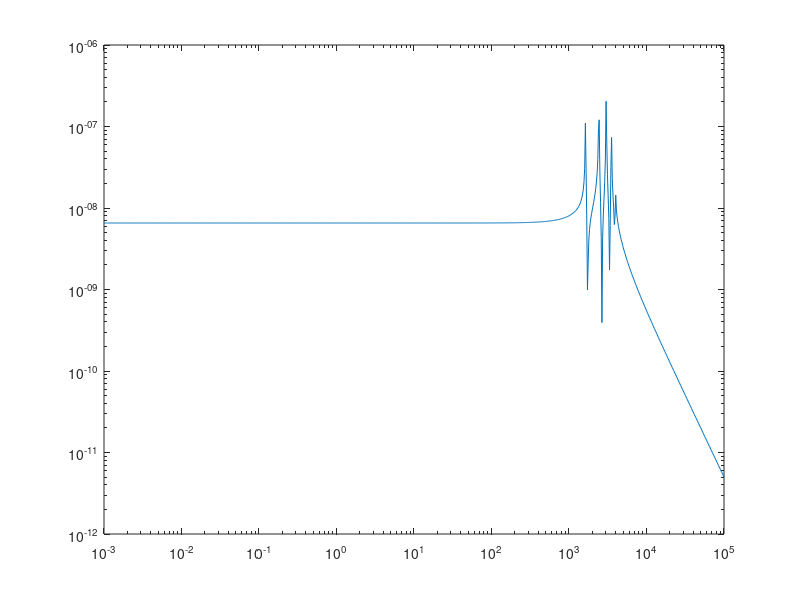

MATLAB code to generate this figure:
%% Acoustic Wave Propagation using Wave Equation
% Model generation and reduction of acoustic wave propogation using the wave
% equation, i.e. 
% 
% $$ \ddot{p}=K \nabla^2 p $$
%
% where $p$ represents pressure and $K = - \rho c^2$, where $\rho$ is the
% uniform density and $c$ is the speed of sound in the medium.
% In this version we will avoid state space and instead interpolate the
% transfer function.
 
%% Semi-discretization
% In order to perform model reduction, we first want to develop a model for
% our system which looks like:
% 
% $$ \mathbf{M \ddot{p}} + \mathbf{ D \dot{x}} + \mathbf{ K p} = \mathbf{B u}(t) $$
%  
% We start by semi-discretizing the wave equation in space; this transforms
% the laplacian, which contains spacial first derivatives, into a
% collection of finite differences, i.e. 
% 
% $$ \nabla^2 p(i,j) = \frac{p(i+1,j)-2 p(i,j)+p(i-1,j)}{(\Delta x)^2} +
% \frac{p(i,j+1)-2 p(i,j)+p(i,j-1)}{(\Delta y)^2} $$
% 
% <matlab:web('https://en.wikipedia.org/wiki/Finite_difference_method#Example:_The_Laplace_operator','-browser') Laplacian Finite Difference Wikipedia>
% 
% This transforms the wave equation from a 2nd order PDE into m*n 2nd order
% coupled ODEs, where the xy grid size is m by n. The laplacian is turned
% into the coefficient matrix $\mathbf{K}$, which can be deduced from the
% discretization shown above.
% 
%% Formulating the coefficient matrix $\mathbf{K}$
% Define grid size and spacing (square for now)
clear; close all; clc;
rho=1.2; c=345;
% rho=-1; c=1;

n=3; m=n;
dx=.25; dy=dx;
fullDim=m*n;

%%
% Populate the coefficient matrix $\mathbf{K}$, i.e. the discretized laplacian operator
r=-[-2/dx^2-2/dy^2 1/dy^2 zeros(1, m-2) 1/dx^2 zeros(1,fullDim-(m+1))];
K=rho * c^2 * toeplitz(r);

%%
% Set boundary element contributions to zero (artifact from making pressure
% matrix into a vector for state) (zero gives Dirichlet aka mirror BC).
for i = 1:n-1 
    K(i*n+1,i*n)=0;
    K(i*n,i*n+1)=0;
end

%plot(svd(K))

C=eye(m*n);

%%
% We also define our initial condition $\mathbf{p0}$

xx=1:1:n;
yy=1:1:n;
x0=1;
y0=1;
%choose parabHeight = height of parabola
parabHeight=.05;

k=2; % how many grid space for the radius of the parabola
beta=parabHeight/(k*dy)^2;
alfa=beta;
ff=zeros(n);
for i=1:n
    for j=1:n
        if -alfa*(xx(i) -x0)^2-beta*(yy(j)-y0)^2+parabHeight >= 0
        ff(i,j)=-alfa*(xx(i) -x0)^2-beta*(yy(j)-y0)^2+parabHeight; 
        end
    end
end
p0=ff(:);

%% Form Transfer Function $\mathbf{H}(s)$
% We form and plot the transfer function for the system, given by 
%
% $\mathbf{H}(s) = \mathbf{C}(s^2 + \mathbf{K})^-1 \mathbf{p0}$
%

sampleNum=m*n*100;
omega=logspace(-3,5,sampleNum);

H=zeros(m*n,sampleNum);
I = eye(m*n);
for i=1:sampleNum
    H(:,i)=((1i*omega(i))^2*I+K)\p0;
end

figure
%for i=1:m*n
loglog(omega, abs(H(1,:)))
hold on
%end








% %% Solve the full model using ODE45
% % Set up initial conditions of a parabola and integrate forward in time
% % 
% 
% tspan = [0 1];
% [t, p] = ode45(@(t,p) myfun(t,p,A), tspan, p0);
% 
% for k = 1:size(p,1)
%     lis(k)=sum(p(k,:));
% end
% for k = 1:size(p,1)
% 	surf(xx,yy,vectomat(p(k,:),m,n));
%     axis([0 m 0 n -.1 .1])
%     drawnow;
% 	Mframes(k) = getframe;
% end
% %F=movie(Mframes,1,60);



function dp = myfun(t,p,A)
dp=A*p;
end
